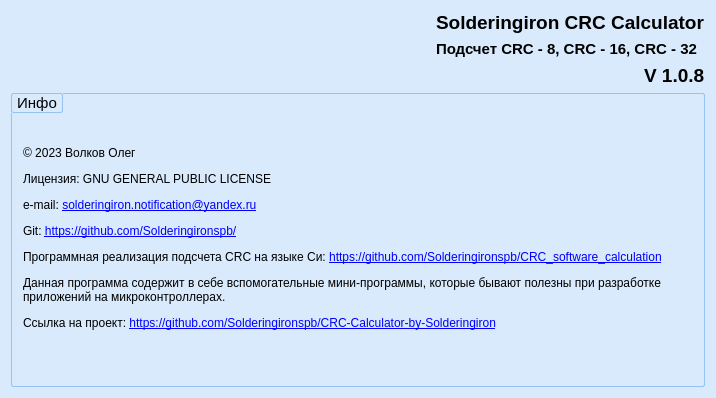
<?xml version="1.0" encoding="UTF-8"?>
<ui version="4.0">
 <class>About</class>
 <widget class="QDialog" name="About">
  <property name="windowModality">
   <enum>Qt::NonModal</enum>
  </property>
  <property name="geometry">
   <rect>
    <x>0</x>
    <y>0</y>
    <width>716</width>
    <height>398</height>
   </rect>
  </property>
  <property name="contextMenuPolicy">
   <enum>Qt::NoContextMenu</enum>
  </property>
  <property name="windowTitle">
   <string>О программе</string>
  </property>
  <property name="styleSheet">
   <string notr="true">QDialog{
background-color: rgb(217, 234, 252);}</string>
  </property>
  <layout class="QVBoxLayout" name="verticalLayout_4">
   <item>
    <layout class="QHBoxLayout" name="horizontalLayout_3">
     <item>
      <spacer name="horizontalSpacer_2">
       <property name="orientation">
        <enum>Qt::Horizontal</enum>
       </property>
       <property name="sizeHint" stdset="0">
        <size>
         <width>40</width>
         <height>20</height>
        </size>
       </property>
      </spacer>
     </item>
     <item>
      <layout class="QVBoxLayout" name="verticalLayout_2">
       <item>
        <layout class="QHBoxLayout" name="horizontalLayout_2">
         <item>
          <spacer name="horizontalSpacer_3">
           <property name="orientation">
            <enum>Qt::Horizontal</enum>
           </property>
           <property name="sizeHint" stdset="0">
            <size>
             <width>40</width>
             <height>20</height>
            </size>
           </property>
          </spacer>
         </item>
         <item>
          <layout class="QVBoxLayout" name="verticalLayout">
           <item>
            <widget class="QLabel" name="label">
             <property name="font">
              <font>
               <pointsize>14</pointsize>
               <weight>75</weight>
               <bold>true</bold>
              </font>
             </property>
             <property name="text">
              <string>Solderingiron CRC Calculator</string>
             </property>
            </widget>
           </item>
           <item>
            <widget class="QLabel" name="label_2">
             <property name="font">
              <font>
               <pointsize>11</pointsize>
               <weight>75</weight>
               <bold>true</bold>
              </font>
             </property>
             <property name="text">
              <string>Подсчет CRC - 8, CRC - 16, CRC - 32</string>
             </property>
            </widget>
           </item>
          </layout>
         </item>
        </layout>
       </item>
       <item>
        <layout class="QHBoxLayout" name="horizontalLayout">
         <item>
          <spacer name="horizontalSpacer">
           <property name="orientation">
            <enum>Qt::Horizontal</enum>
           </property>
           <property name="sizeHint" stdset="0">
            <size>
             <width>40</width>
             <height>20</height>
            </size>
           </property>
          </spacer>
         </item>
         <item>
          <widget class="QLabel" name="label_3">
           <property name="font">
            <font>
             <pointsize>14</pointsize>
             <weight>75</weight>
             <bold>true</bold>
            </font>
           </property>
           <property name="text">
            <string>V 1.0.8</string>
           </property>
          </widget>
         </item>
        </layout>
       </item>
      </layout>
     </item>
    </layout>
   </item>
   <item>
    <widget class="QGroupBox" name="groupBox">
     <property name="sizePolicy">
      <sizepolicy hsizetype="Expanding" vsizetype="Preferred">
       <horstretch>0</horstretch>
       <verstretch>0</verstretch>
      </sizepolicy>
     </property>
     <property name="minimumSize">
      <size>
       <width>0</width>
       <height>200</height>
      </size>
     </property>
     <property name="maximumSize">
      <size>
       <width>16777215</width>
       <height>16777215</height>
      </size>
     </property>
     <property name="font">
      <font>
       <pointsize>11</pointsize>
      </font>
     </property>
     <property name="styleSheet">
      <string notr="true">QGroupBox {
    border: 1px solid #97c3f3;
    border-radius: 2px;
    background-color: qlineargradient(x1: 0, y1: 0, x2: 0, y2: 1,
                                      stop: 0 #edf1f5, stop: 1 #FFFFFF);
   
}

QGroupBox::title {
    border: 1px solid #97c3f3;
    border-radius: 2px;
    subcontrol-origin: margin;
    subcontrol-position: top left; /* position at the top center */
    padding: 0 3px;
    background-color: qlineargradient(x1: 0, y1: 0, x2: 0, y2: 1,
                                      stop: 0 #FFFFFF, stop: 1 #FFFFFF);
}
</string>
     </property>
     <property name="title">
      <string>Инфо</string>
     </property>
     <layout class="QVBoxLayout" name="verticalLayout_3">
      <item>
       <spacer name="verticalSpacer">
        <property name="orientation">
         <enum>Qt::Vertical</enum>
        </property>
        <property name="sizeType">
         <enum>QSizePolicy::Fixed</enum>
        </property>
        <property name="sizeHint" stdset="0">
         <size>
          <width>20</width>
          <height>20</height>
         </size>
        </property>
       </spacer>
      </item>
      <item>
       <widget class="QLabel" name="label_9">
        <property name="sizePolicy">
         <sizepolicy hsizetype="Preferred" vsizetype="Expanding">
          <horstretch>0</horstretch>
          <verstretch>0</verstretch>
         </sizepolicy>
        </property>
        <property name="text">
         <string>&lt;p&gt;&amp;copy; 2023 Волков Олег&lt;/p&gt;
&lt;p&gt;Лицензия: GNU GENERAL PUBLIC LICENSE&lt;/p&gt;
&lt;p&gt;e-mail: &lt;a href=&quot;mailto:solderingiron.notification@yandex.ru&quot; data-fr-linked=&quot;true&quot;&gt;solderingiron.notification@yandex.ru&lt;/a&gt;&lt;/p&gt;
&lt;p&gt;Git: &lt;a href=&quot;https://github.com/Solderingironspb/&quot;&gt;https://github.com/Solderingironspb/&lt;/a&gt;&lt;/p&gt;
&lt;p&gt;Программная реализация подсчета CRC на языке Си: &lt;a href=&quot;https://github.com/Solderingironspb/CRC_software_calculation&quot;&gt;https://github.com/Solderingironspb/CRC_software_calculation&lt;/a&gt;&lt;/p&gt;
&lt;p&gt;Данная программа содержит в себе вспомогательные мини-программы, которые бывают полезны при разработке приложений на микроконтроллерах.&lt;/p&gt;
&lt;p&gt;Ссылка на проект: &lt;a href=&quot;https://github.com/Solderingironspb/CRC-Calculator-by-Solderingiron&quot;&gt;https://github.com/Solderingironspb/CRC-Calculator-by-Solderingiron&lt;/a&gt;&lt;/p&gt;
&lt;p&gt;&amp;nbsp;&lt;/p&gt;</string>
        </property>
        <property name="textFormat">
         <enum>Qt::RichText</enum>
        </property>
        <property name="alignment">
         <set>Qt::AlignLeading|Qt::AlignLeft|Qt::AlignTop</set>
        </property>
        <property name="wordWrap">
         <bool>true</bool>
        </property>
        <property name="openExternalLinks">
         <bool>true</bool>
        </property>
        <property name="textInteractionFlags">
         <set>Qt::TextBrowserInteraction</set>
        </property>
       </widget>
      </item>
     </layout>
    </widget>
   </item>
  </layout>
 </widget>
 <resources/>
 <connections/>
</ui>
